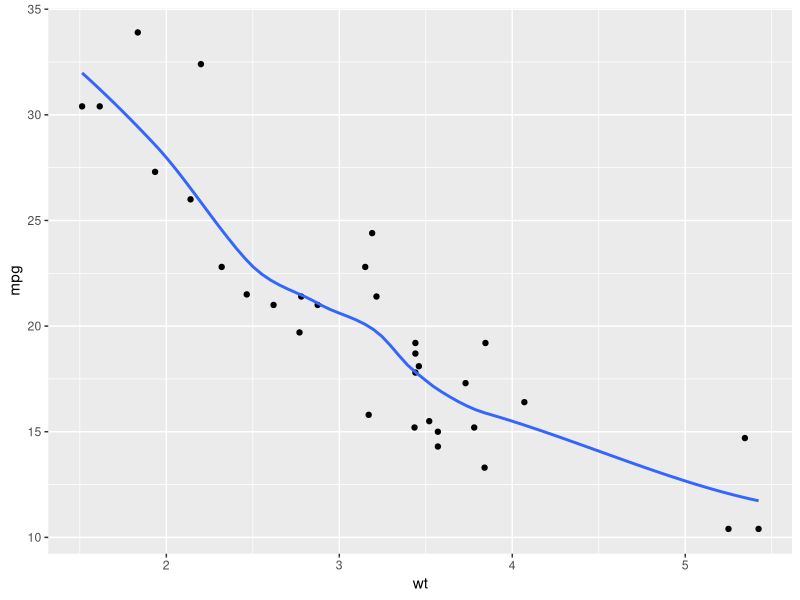
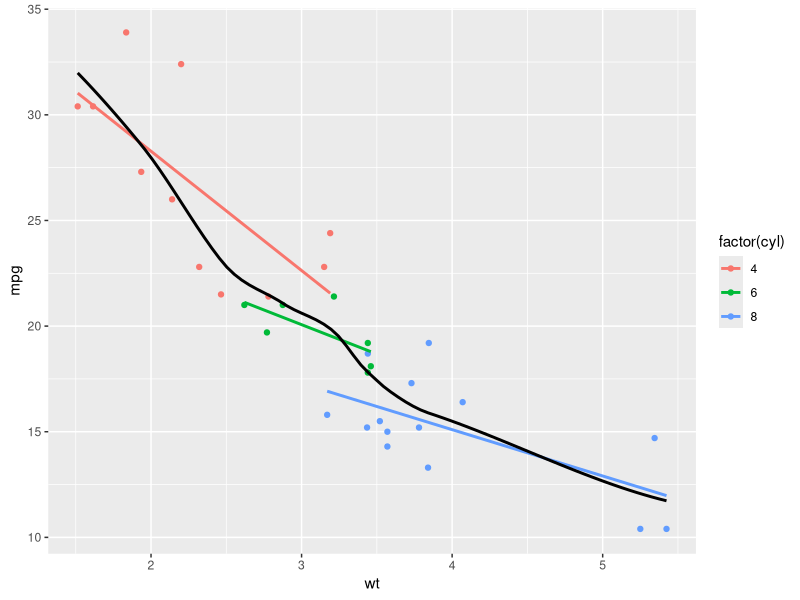
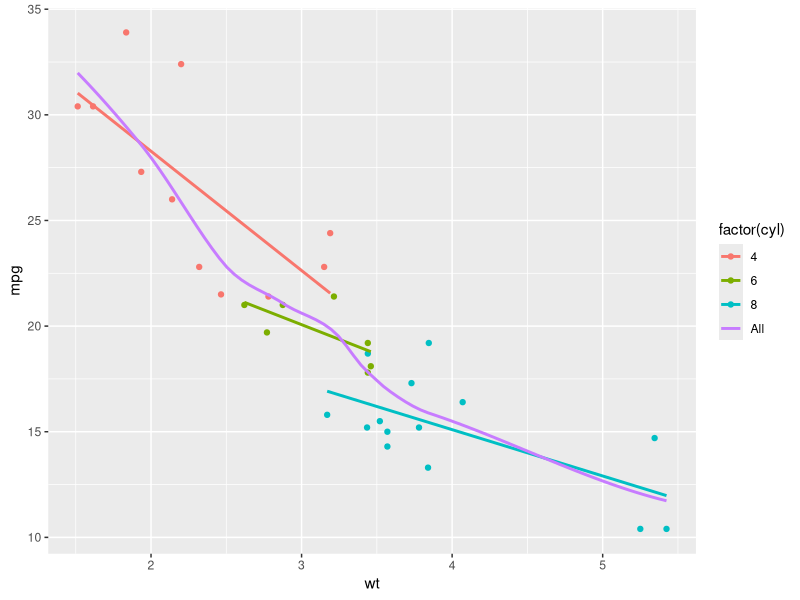
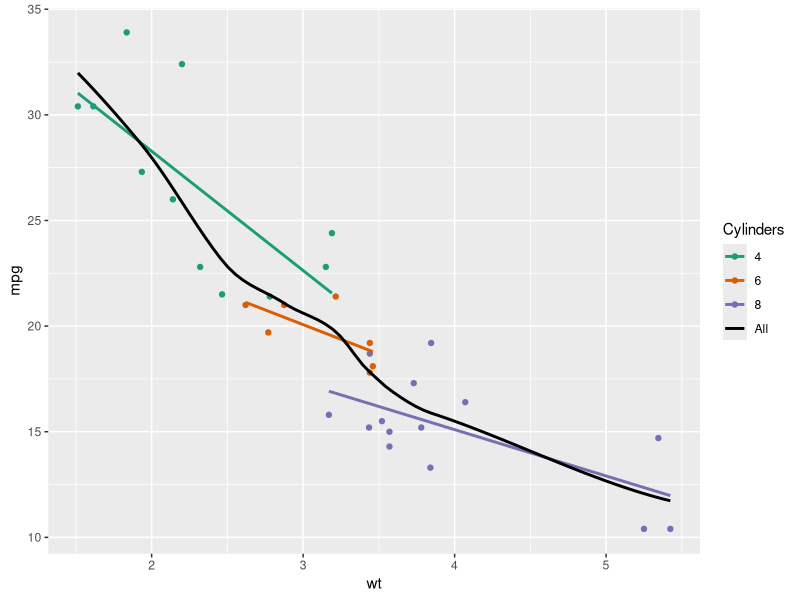

Write R code to recreate these figures, in order.
# EXERCISE
# Modifying stat_smooth
# In the previous exercise we used se = FALSE in stat_smooth() to remove the 95% Confidence Interval. Here we'll consider another argument, span, used in LOESS smoothing, and we'll take a look at a nice scenario of properly mapping different models.

# ggplot2 is already loaded and several of the linear models we looked at in the two previous exercises are already given.

# INSTRUCTIONS
# 100 XP
# INSTRUCTIONS
# 100 XP
# Plot 1: Recall that LOESS smoothing is a non-parametric form of regression that uses a weighted, sliding-window, average to calculate a line of best fit. We can control the size of this window with the span argument.

# Add span, set it to 0.7.
# Plot 2: In this plot, we set a linear model for the entire dataset as well as each subgroup, defined by cyl. In the second stat_smooth(),

# Set method to "loess" (this is the default with a small (n < 1000) data set, but we will specify it explicitly).
# Add span, set it to 0.7.
# Plot 3: Plot 2 presents a problem because there is a black line on our plot that is not included in the legend. To get this, we need to map something to col as an aesthetic, not just set col as an attribute.

# Add col to the aes() function in the second stat_smooth(), set it to "All". This will name the line properly.
# Remove the col attribute in the second stat_smooth(). Otherwise, it will overwrite the col aesthetic.
# Plot 4: Now we should see our "All" model in the legend, but it's not black anymore.

require(ggplot2)
require(RColorBrewer)

# Add a scale layer: scale_color_manual() with the first argument set to "Cylinders" and values set to the predefined myColors variable.
# Plot 1: change the LOESS span
ggplot(mtcars, aes(x = wt, y = mpg)) +
  geom_point() +
  # Add span below
  geom_smooth(se = FALSE, span = 0.7)

# Plot 2: Set the second stat_smooth() to use LOESS with a span of 0.7
ggplot(mtcars, aes(x = wt, y = mpg, col = factor(cyl))) +
  geom_point() +
  stat_smooth(method = "lm", se = FALSE) +
  # Change method and add span below
  stat_smooth(method = "loess", aes(group = 1),
              se = FALSE, col = "black", span = 0.7)

# Plot 3: Set col to "All", inside the aes layer of stat_smooth()
ggplot(mtcars, aes(x = wt, y = mpg, col = factor(cyl))) +
  geom_point() +
  stat_smooth(method = "lm", se = FALSE) +
  stat_smooth(method = "loess",
              # Add col inside aes()
              aes(group = 1, col = "All"),
              # Remove the col argument below
              se = FALSE, span = 0.7)

# Plot 4: Add scale_color_manual to change the colors
myColors <- c(brewer.pal(3, "Dark2"), "black")
ggplot(mtcars, aes(x = wt, y = mpg, col = factor(cyl))) +
  geom_point() +
  stat_smooth(method = "lm", se = FALSE, span = 0.7) +
  stat_smooth(method = "loess", 
              aes(group = 1, col="All"), 
              se = FALSE, span = 0.7) +
  # Add correct arguments to scale_color_manual
  scale_color_manual( "Cylinders", values = myColors)

  #Spantastic! The default span for LOESS is 0.9. A lower span will result in a better fit with more detail; but don't overdo it or you'll end up over-fitting!